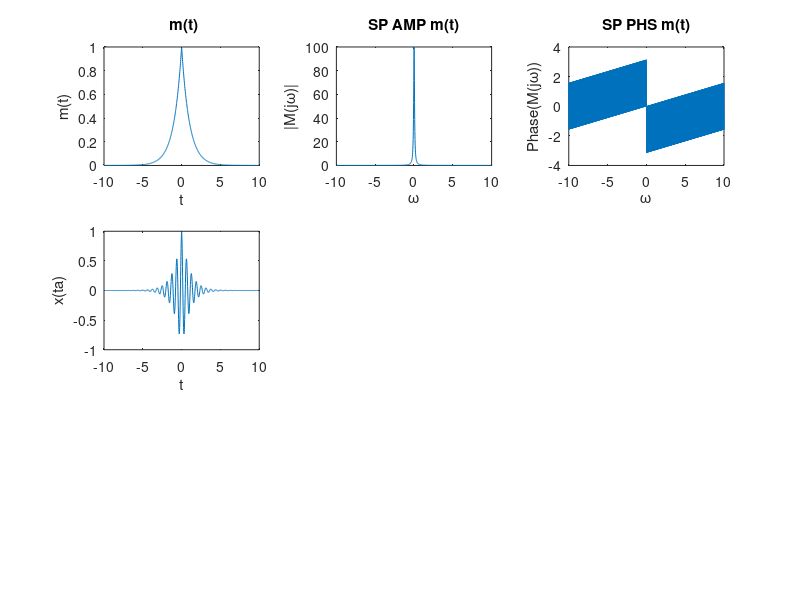

Write the MATLAB code that produced this figure. (Note: this script raises an error after producing the figure.)
% Définition des paramètres
omega_values = [10, 20]; % Différentes valeurs de omega

% Définition de la fonction m(t)
t = linspace(-10, 10, 1000); % Plage de temps
m_t = exp(-abs(t)); % Fonction m(t)

% Calcul de la transformée de Fourier de m(t)
M_jw = fftshift(fft(m_t));
amplitude_M_jw = abs(M_jw);
phase_M_jw = angle(M_jw);

% Création d'une seule figure pour afficher toutes les courbes
figure;

% Affichage du signal m(t) et ses spectres d'amplitude et de phase
subplot(3, 3, 1);
plot(t, m_t);
xlabel('t');
ylabel('m(t)');
title(' m(t)');

subplot(3, 3, 2);
plot(t, amplitude_M_jw);
xlabel('\omega');
ylabel('|M(j\omega)|');
title('SP AMP m(t)');

subplot(3, 3, 3);
plot(t, phase_M_jw);
xlabel('\omega');
ylabel('Phase(M(j\omega))');
title('SP PHS m(t)');

% Affichage du signal x(t) et ses spectres d'amplitude et de phase pour chaque valeur de omega

    x_ta = cos(10 * t) .* m_t; % Signal modulé x(t) pour w = 10.
    x_tb = cos(20 * t) .* m_t; % Signal modulé x(t) pour w = 20.

    
    % Calcul de la transformée de Fourier de x(t) w= 10 w=20 respectivement
    X_jwa = fftshift(fft(x_ta));
    X_jwb=fftshift(fft(x_tb));
    amplitude_X_jwa = abs(X_jwa);
    amplitude_X_jwb = abs(X_jwb);
    phase_X_jwa = angle(X_jwa);
    phase_X_jwb = angle(X_jwb);
    
    % Affichage du signal x(t) et ses spectres d'amplitude et de phase pour
    % w= 10
    subplot(3, 3, 4);
    plot(t, x_ta);
    xlabel('t');
    ylabel('x(ta)');
    title('x(ta) pour \omega = 10',10);
    
    subplot(3, 3, 5);
    plot(t, amplitude_X_jwa);
    xlabel('\omega');
    ylabel('|X(j\omega)|');
    title('SP ''AMP pour \omega = 10',10);

     subplot(3, 3, 6);
    plot(t, phase_X_jwa);
    xlabel('\omega');
    ylabel('Phase(X(j\omega))');
    title('SP PH pour \omega = 10',10);
     % Affichage du signal x(t) et ses spectres d'amplitude et de phase pour
    % w= 20
    subplot(3, 3, 7);
    plot(t, x_tb);
    xlabel('t');
    ylabel('x(tb)');
    title('x(ta) pour \omega = 20',20);
    
    subplot(3, 3, 8);
    plot(t, amplitude_X_jwb);
    xlabel('\omega');
    ylabel('|X(j\omega)|');
    title('SP ''AMP pour \omega = 20',20);

     subplot(3, 3, 9);
    plot(t, phase_X_jwb);
    xlabel('\omega');
    ylabel('Phase(X(j\omega))');
    title('SP PH pour \omega = 20',20);

%Commentaire pour cette question.

%voici le commentaire sur ces graphes obtenus:

%Le premier montre le signal m(t) montre une exponetielle décroissante.
% Le deuxième montre le spectre d'amplitude de m(t)  On peut observer que l'amplitude diminue 
% lorsque la fréquence augmente, avec un pic centré autour de zéro.
% Le troisième montre le spectre de phase de m(t) qui oscille autour de zéro.
% Le quatrième montre le signal x(t) pour w =10 dans le domaine temporel. Il est modulé
% par une fonction cosinus avec une fréquence de 10
% Le cinquième montre le spectre d'amplitude de x(t) pour w =1 20 On peut voir
% une amplification autour de w = 10 .
% Le sixième montre le spectre de phase de x(t) pour w = 10 montrant 
% la phase associée à chaque composante fréquentielle.
% Le septième montre le signal x(t) pour w = 20  dans le domaine temporel.
% Il est modulé par une fonction cosinus avec une fréquence de.
% Le huitième montre le spectre d'amplitude de x(t) pour w = 20 montrant
% une amplification autour de w = 20.
% Le neuvième montre le spectre de phase de x(t) pour w = 20 ,indiquant la phase associée à chaque composante fréquentielle.
%{
Le spectre d'amplitude pour m(t) montre une décroissance progressive de l'amplitude lorsque la fréquence augmente
Cela est dû au fait que m(t) est un signal dont la magnitude décroît exponentiellement avec le temps, ce qui se traduit 
par une répartition des fréquences plus faible à mesure que la fréquence
augmente.

Quant au spectre de phase pour m(t) l oscille autour de zéro. Cela signifie que 
les différentes composantes fréquentielles du signal m(t) sont toutes déphasées par
 des angles différents, mais leur moyenne est centrée autour de zéro.


%}